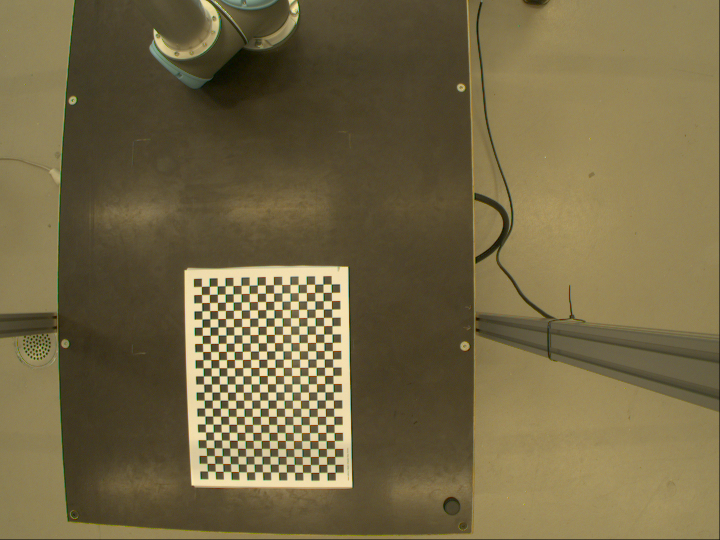
//> input picture data/calibration_images/Image__2018-10-05__10-29-04.png, 1440 x 1080 px (shown at 1/2 size); its folder holds 4 pictures in this run
$ ./main   (built with g++ and OpenCV 4)
//> lines starting //> are read from the running program, lines starting //| are printed output that depends on the picture; after the words box and inside, x2 and y2 are one past the last pixel; in counts of white or black regions, pixels touching at a corner belong together
/**
 * @file main.cpp
 * @brief Camera calibration demo - computes intrinsic parameters and lens distortion correction
 * @author José Miguel Guerrero Hernández
 *
 * Images from: https://github.com/niconielsen32/ComputerVision
 */

#include <chrono>
#include <cstdlib>
#include <iostream>
#include <opencv2/calib3d.hpp>
#include <opencv2/core.hpp>
#include <opencv2/highgui.hpp>
#include <opencv2/imgproc.hpp>

/**
 * @brief Displays side-by-side comparison of distorted and undistorted images
 * @param title Window title
 * @param distorted Original distorted image
 * @param undistorted Corrected undistorted image
 */
void compareImages(
  const std::string & title, const cv::Mat & distorted, const cv::Mat & undistorted)
{
  cv::Mat dist_copy, undist_copy;
  cv::resize(distorted, dist_copy, cv::Size(distorted.cols / 2, distorted.rows / 2));
  cv::putText(
    dist_copy, "Original", cv::Point(dist_copy.cols - 100, 15), cv::FONT_HERSHEY_SIMPLEX, 0.5,
    cv::Scalar(0, 0, 0), 2);
  cv::resize(undistorted, undist_copy,
    cv::Size(undistorted.cols / 2, undistorted.rows / 2));
  cv::putText(
    undist_copy, "Undistorted",
    cv::Point(undist_copy.cols - 100, 15),
    cv::FONT_HERSHEY_SIMPLEX, 0.5, cv::Scalar(0, 0, 0), 2);

  cv::Mat concat;
  cv::hconcat(dist_copy, undist_copy, concat);
  cv::imshow(title, concat);
  cv::waitKey(400);
}

int main(int argc, char ** argv)
{
  (void)argc;
  (void)argv;

  // Get filenames
  std::vector<std::string> file_names;
  cv::glob("../../data/calibration_images/Image*.png", file_names, false);

  if (file_names.empty()) {
    std::cerr << "No calibration images found" << std::endl;
    return EXIT_FAILURE;
  }

  // Pattern size inner corners (cols - width, rows - height)
  cv::Size chess_board_size(24, 17);
  cv::Size square_size(15, 15); // mm

  // Images data
  cv::Mat original, grayscale, undistorted;
  cv::Size frame_size;

  // Generate world coordinates for 3D points assuming Z=0. The board has 25 x 18 fields with a size of 15x15mm
  std::vector<cv::Point3f> chess_board_3d_corners;
  for (int i = 0; i < chess_board_size.height; i++) {
    for (int j = 0; j < chess_board_size.width; j++) {
      chess_board_3d_corners.push_back(
        cv::Point3f(j * square_size.width, i * square_size.height, 0));
    }
  }

  // 2D points (image points). Each image has a vector of 2D points
  std::vector<std::vector<cv::Point2f>> chess_board_2d;
  // 3D points (object points). Each image has a vector of 3D points
  std::vector<std::vector<cv::Point3f>> chess_board_3d;
  // File names for images where the chessboard pattern was successfully found
  std::vector<std::string> calibrated_files;

  // Detect feature points
  for (std::size_t i = 0; i < file_names.size(); i++) {
    std::cout << "[" << (i + 1) << "/" << file_names.size() << "] "
              << std::string(file_names[i]) << std::endl;

    // Read in the image
    original = cv::imread(file_names[i]);
//> original is the input picture: 1080 rows x 1440 cols, CV_8UC3; mean B, G, R 69.3, 103.9, 116.1
    if (original.empty()) {
      std::cerr << "Error: could not read " << file_names[i] << std::endl;
      continue;
    }
    frame_size = original.size();
    cv::cvtColor(original, grayscale, cv::COLOR_BGR2GRAY);
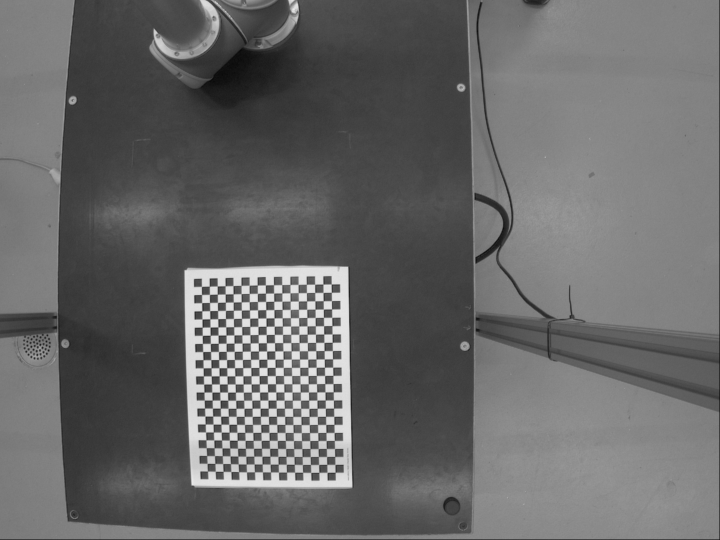
//> grayscale: 1080 rows x 1440 cols, CV_8UC1 (shown at 1/2 size); min 0, max 244, mean 103.6

    // Find chessboard corners
    std::vector<cv::Point2f> corners;
    bool pattern_found = cv::findChessboardCorners(
      grayscale,                      // Input: Grayscale image
      chess_board_size,               // Input: Size of the chessboard pattern (rows, cols)
      corners,                        // Output: Detected 2D corner points
      cv::CALIB_CB_ADAPTIVE_THRESH |  // Input: Optional flags for optimization
      cv::CALIB_CB_NORMALIZE_IMAGE |
      cv::CALIB_CB_FAST_CHECK
    );
//> corners = 408 Points (x, y), first 12: [415.7, 942.6], [414.7, 927.8], [414.2, 911.9], [412.8, 896.3], [412.5, 880.3], [411.9, 864.8], [411, 848.7], [410.6, 832.7], [409.8, 816.6], [409.1, 800.6], [408.6, 784.7], [408.2, 768.9]; pattern_found = true

    // If pattern found
    if (pattern_found) {
      // Refine corner accuracy
      cv::cornerSubPix(
        grayscale,        // Input grayscale image (single-channel)
        corners,          // Initial corner coordinates to refine
        cv::Size(11, 11), // Half-size of the search window (11x11 pixels)
        cv::Size(-1, -1), // Half-size of the dead region (-1,-1 means no dead region)
        cv::TermCriteria(
          cv::TermCriteria::EPS |
          cv::TermCriteria::MAX_ITER, // Stop when accuracy or max iterations reached
          30,             // Maximum number of iterations
          0.1             // Accuracy threshold for stopping
      ));
//> corners = 408 Points (x, y), first 12: [415.5, 942.6], [414.6, 927.3], [414.1, 911.7], [412.9, 896], [412.5, 880.3], [411.8, 864.5], [410.9, 848.6], [410.4, 832.6], [409.7, 816.6], [408.8, 800.6], [408.6, 784.6], [408.1, 768.6]

      // Save 2D and 3D points
      chess_board_2d.push_back(corners);
//> chess_board_2d = 1 point lists
      chess_board_3d.push_back(chess_board_3d_corners);
      // Save file name for display and reprojection error analysis
      calibrated_files.push_back(file_names[i]);

      // Display
      cv::drawChessboardCorners(original, chess_board_size, corners, pattern_found);
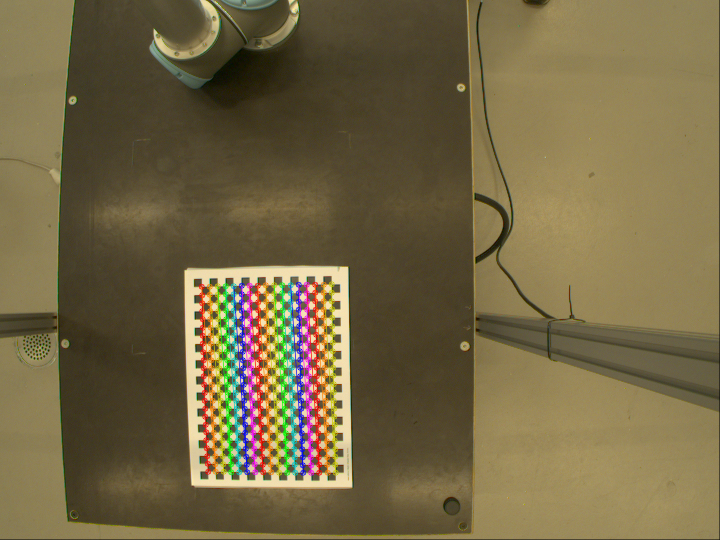
//> original: 1080 rows x 1440 cols, CV_8UC3 (shown at 1/2 size); 4.02% of pixels changed, all inside (x1, y1, x2, y2) = (397, 562, 678, 952)
      cv::resize(original, original, cv::Size(original.cols / 2, original.rows / 2));
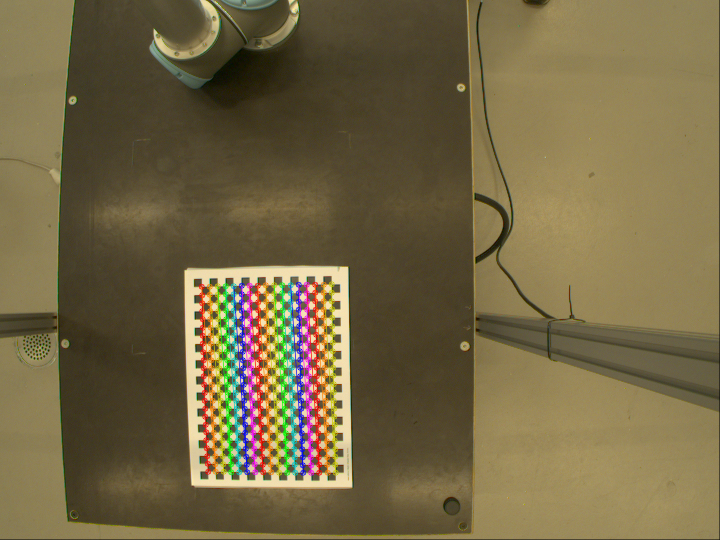
//> original: 540 rows x 720 cols, CV_8UC3; mean B, G, R 68.6, 103.2, 116.1
      cv::imshow("chessboard detection", original);
      cv::waitKey(400);
    } else {
      std::cerr << "Warning: chessboard pattern not found in " << file_names[i] << std::endl;
    }
  }
//> pass 2 of the loop `for (std::size_t i = 0; i < file_names.size(); i++)`:
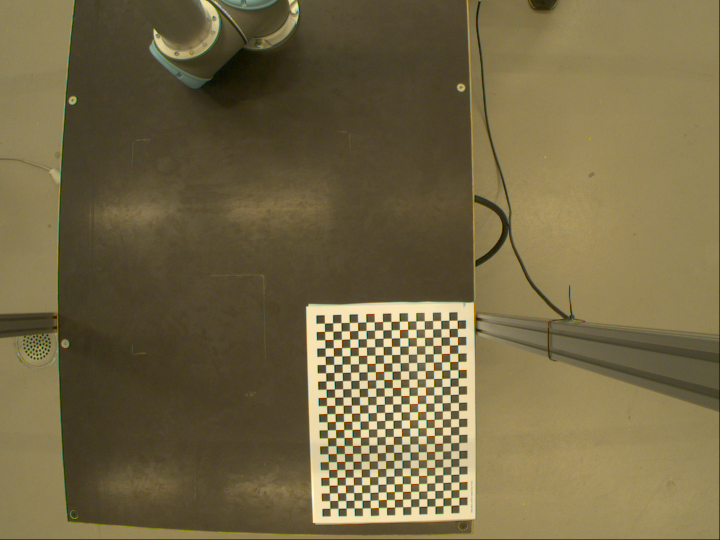
//> input picture data/calibration_images/Image__2018-10-05__10-29-50.png, 1440 x 1080 px (shown at 1/2 size)
//> original is the input picture: 1080 rows x 1440 cols, CV_8UC3; mean B, G, R 69.4, 103.8, 116
//> `cv::cvtColor(original, grayscale, cv::COLOR_BGR2GRAY);`:
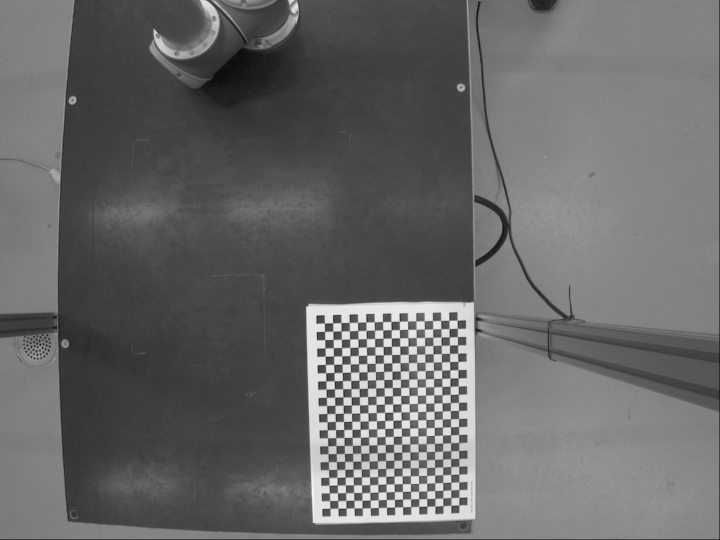
//> grayscale: 1080 rows x 1440 cols, CV_8UC1 (shown at 1/2 size); min 0, max 251, mean 103.5
//> `bool pattern_found = cv::findChessboardCorners( grayscale, chess_board..`: corners = 408 Points (x, y), first 12: [660.6, 1017.3], [660.2, 1002], [659.5, 986.5], [659, 971.6], [658.5, 955.5], [658.1, 939.9], [657.4, 924.1], [656.7, 908.3], [656.4, 892.4], [655.8, 876.4], [655.4, 860.3], [654.7, 844.2]
//> `cv::cornerSubPix( grayscale, corners, cv::Size(11, 11), cv::Size(-1, -..`: corners = 408 Points (x, y), first 12: [660.5, 1017.2], [660.1, 1001.8], [659.4, 986.5], [658.7, 971.1], [658.5, 955.5], [658, 939.8], [657.3, 924], [656.6, 908.2], [656.4, 892.3], [655.9, 876.2], [655.2, 860.3], [654.6, 844.1]
//> chess_board_2d = 2 point lists
//> pass 3 of the loop `for (std::size_t i = 0; i < file_names.size(); i++)`:
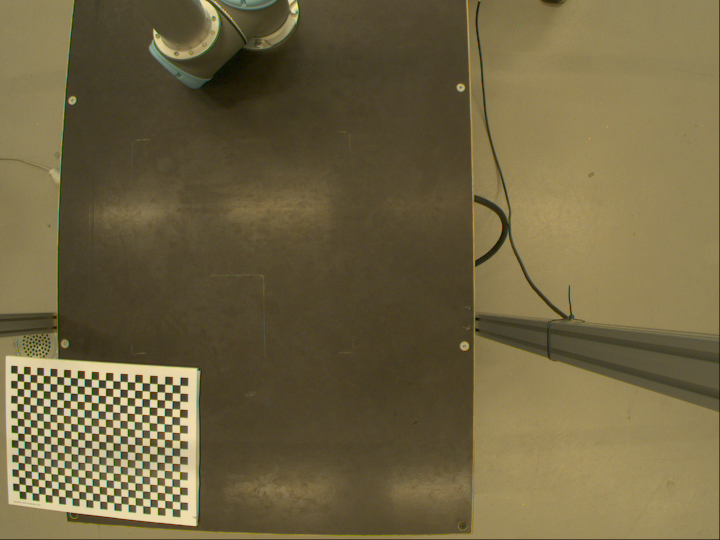
//> input picture data/calibration_images/Image__2018-10-05__10-30-08.png, 1440 x 1080 px (shown at 1/2 size)
//> original is the input picture: 1080 rows x 1440 cols, CV_8UC3; mean B, G, R 66.4, 100.3, 112.1
//> `cv::cvtColor(original, grayscale, cv::COLOR_BGR2GRAY);`:
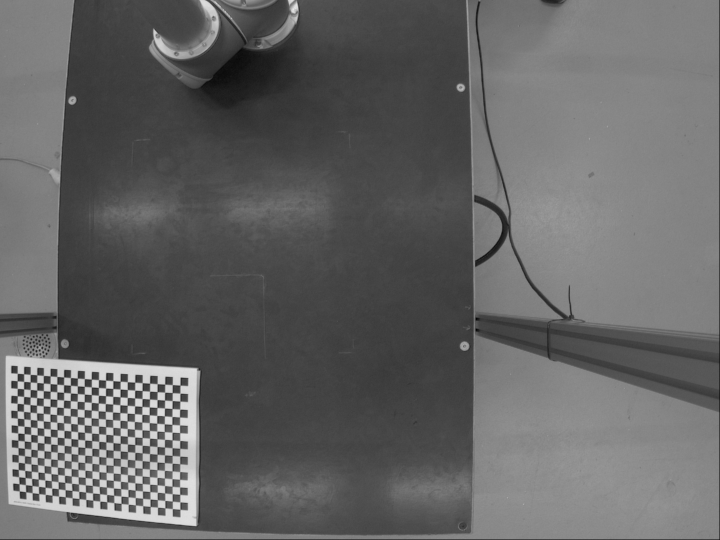
//> grayscale: 1080 rows x 1440 cols, CV_8UC1 (shown at 1/2 size); min 0, max 248, mean 100
//> `bool pattern_found = cv::findChessboardCorners( grayscale, chess_board..`: corners = 408 Points (x, y), first 12: [35.19, 747.5], [48.02, 748.3], [60.8, 749.7], [74.33, 750.4], [87.34, 751.8], [100.7, 752.5], [114.4, 753.8], [128.1, 754.5], [141.2, 756.2], [155.3, 756.7], [169, 758.3], [183.2, 758.7]
//> `cv::cornerSubPix( grayscale, corners, cv::Size(11, 11), cv::Size(-1, -..`: corners = 408 Points (x, y), first 12: [35.01, 747], [48.08, 748.2], [60.63, 749.2], [74.32, 750.3], [87.04, 751.3], [100.7, 752.4], [114.3, 753.5], [128, 754.5], [141.2, 755.5], [155.2, 756.7], [169, 757.7], [183.1, 758.8]
//> chess_board_2d = 3 point lists
//> the loop made 4 passes; the first 3 are shown

  // Intrinsic camera matrix
  //    fx: focal length in x direction
  //    fy: focal length in y direction
  //    cx: principal point x
  //    cy: principal point y
  cv::Matx33f K(cv::Matx33f::eye());

  // distortion coefficients (k1, k2, p1, p2, k3):
  //    k1: radial distortion coefficient first order
  //    k2: radial distortion coefficient second order
  //    p1: tangential distortion coefficient horizontal deviation
  //    p2: tangential distortion coefficient vertical deviation
  //    k3: radial distortion coefficient third order
  cv::Vec<float, 5> dist_coeffs(0, 0, 0, 0, 0);

  // rvecs and tvecs are the rotation and translation vectors for each view
  std::vector<cv::Mat> rvecs, tvecs;

  // Flags for calibration
  int flags = cv::CALIB_FIX_ASPECT_RATIO |    // Keeps the aspect ratio fixed
    cv::CALIB_FIX_K3 |                        // Fixes k3 distortion coefficient
    cv::CALIB_ZERO_TANGENT_DIST |             // Assumes zero tangential distortion
    cv::CALIB_FIX_PRINCIPAL_POINT;            // Fixes the principal point at the center

  if (chess_board_2d.size() < 2) {
    std::cerr << "Not enough images for calibration" << std::endl;
    return EXIT_FAILURE;
  }

  std::cout << "Calibrating..." << std::endl;
  // Calibrate the camera using the detected 2D and 3D points
  float error = cv::calibrateCamera(
    chess_board_3d,  // 3D points (object points) in the world coordinate system
    chess_board_2d,  // 2D points (in image plane) in the camera coordinate system
    frame_size,      // Image size (width, height)
    K,               // Output intrinsic matrix (3x3)
    dist_coeffs,     // Output distortion coefficients (radial & tangential)
    rvecs,           // Output rotation vectors (3x1) one for each view
    tvecs,           // Output translation vectors (3x1) one for each view
    flags            // Flags (optional)
  );

  std::cout << "Reprojection error = " << error << "\nK =\n"
            << K << "\ndist_coeffs =\n"
            << dist_coeffs << std::endl;

  // Get first image and apply lens correction using undistort
  // This method is not recommended for real-time applications
  cv::Mat first_img = cv::imread(calibrated_files[0], cv::IMREAD_COLOR);
  auto t_start = std::chrono::high_resolution_clock::now();
  // Undistort the image: initUndistortRectifyMap and remap every time
  cv::undistort(first_img, undistorted, K, dist_coeffs);
  auto t_end = std::chrono::high_resolution_clock::now();
  double undistort_ms =
    std::chrono::duration<double, std::milli>(t_end - t_start).count();
  std::cout << "undistort time: " << undistort_ms << " ms" << std::endl;

  // Display
  compareImages("Comparison no RT", first_img, undistorted);
//> in compareImages, `cv::imshow(title, concat);`:
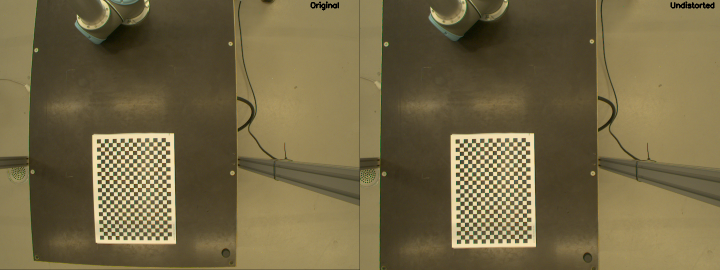
//> window 'Comparison no RT': 540 rows x 1440 cols, CV_8UC3 (shown at 1/2 size); mean B, G, R 68.7, 103, 115.2

  // For real-time applications, we can use the remap method
  // Precompute lens correction interpolation
  cv::Mat map_x, map_y;
  cv::initUndistortRectifyMap(
    K,                  // Camera intrinsic matrix (3x3)
    dist_coeffs,        // Distortion coefficients (radial & tangential)
    cv::Matx33f::eye(), // Rectification matrix (identity if no rectification)
    K,                  // New intrinsic matrix after undistortion (can be modified)
    frame_size,         // Size of the output image (width, height)
    CV_32FC1,           // Type of the output maps (CV_32FC1 or CV_16SC2)
    map_x,              // Output map for x-coordinates
    map_y               // Output map for y-coordinates
  );

  // Show lens corrected images (only for images where the pattern was found)
  double total_remap_ms = 0.0;
  for (std::size_t i = 0; i < calibrated_files.size(); i++) {
    std::cout << "[" << (i + 1) << "/" << calibrated_files.size() << "] "
              << std::string(calibrated_files[i]) << std::endl;

    original = cv::imread(calibrated_files[i], cv::IMREAD_COLOR);

    // Draw the 3D axes
    cv::drawFrameAxes(original, K, dist_coeffs, rvecs[i], tvecs[i], 120, 10);

    // Remap the image using the precomputed interpolation maps
    auto t_remap_start = std::chrono::high_resolution_clock::now();
    cv::remap(
      original,         // Input distorted image
      undistorted,      // Output undistorted image
      map_x,            // Precomputed x-coordinates map
      map_y,            // Precomputed y-coordinates map
      cv::INTER_LINEAR  // Interpolation method
    );
    auto t_remap_end = std::chrono::high_resolution_clock::now();
    double remap_ms =
      std::chrono::duration<double, std::milli>(t_remap_end - t_remap_start).count();
    total_remap_ms += remap_ms;

    // Display
    compareImages("Comparison RT", original, undistorted);
//> call 2 of compareImages, with title = "Comparison RT"
//> in compareImages (call 2), `cv::imshow(title, concat);`:
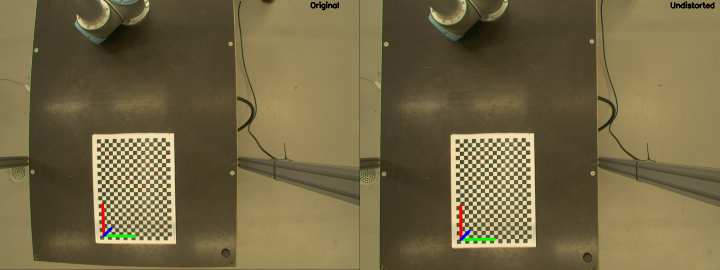
//> window 'Comparison RT': 540 rows x 1440 cols, CV_8UC3 (shown at 1/2 size); mean B, G, R 68.5, 102.9, 115.1
  }
//> pass 2 of the loop `for (std::size_t i = 0; i < calibrated_files.size(); i++)`:
//> in compareImages (call 3), `cv::imshow(title, concat);`:
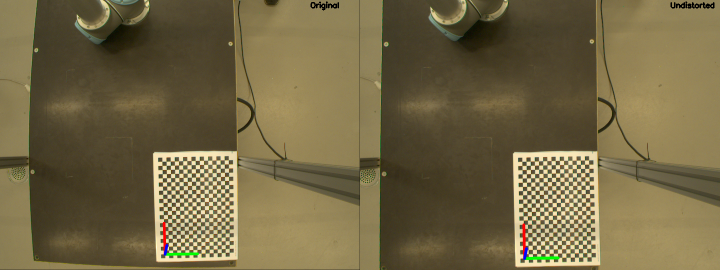
//> window 'Comparison RT': 540 rows x 1440 cols, CV_8UC3 (shown at 1/2 size); mean B, G, R 68.7, 103, 115
//> pass 3 of the loop `for (std::size_t i = 0; i < calibrated_files.size(); i++)`:
//> in compareImages (call 4), `cv::imshow(title, concat);`:
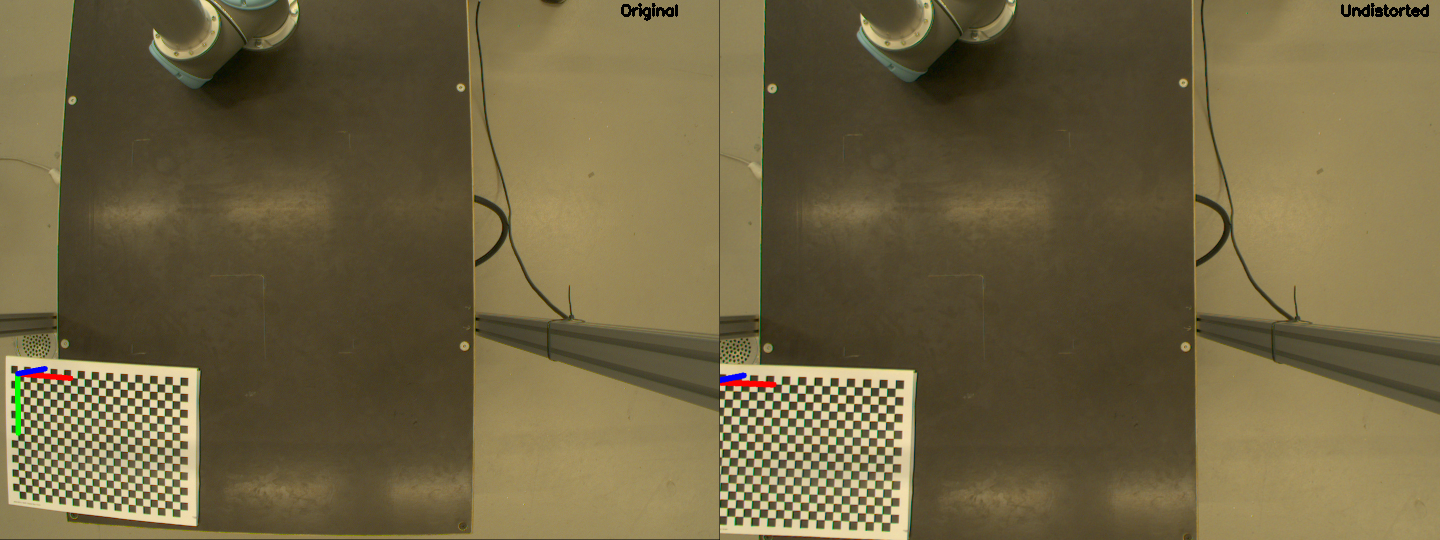
//> window 'Comparison RT': 540 rows x 1440 cols, CV_8UC3; mean B, G, R 65.9, 99.5, 111.3
//> the loop made 4 passes; the first 3 are shown

  std::cout << "Average remap time: "
            << total_remap_ms / calibrated_files.size() << " ms" << std::endl;

  return EXIT_SUCCESS;
}
